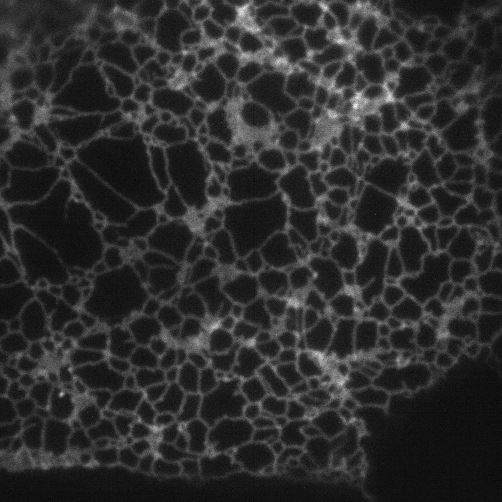
#> input picture data/raw/biosr_er_lowres_input.tif, 502 x 502 px
$ python tubule_width.py
#> lines starting #> are read from the running program, lines starting #| are printed output that depends on the picture; after the words box and inside, x2 and y2 are one past the last pixel; in counts of white or black regions, pixels touching at a corner belong together
### common/stats.py
"""Small statistics helpers that refuse undefined results instead of returning NaN."""
from __future__ import annotations

import numpy as np


def finite_values(values, *, name: str, n_min: int = 1) -> np.ndarray:
    """Return values as a 1D float array; raise if fewer than n_min values or any is not finite."""
    a = np.asarray(values, dtype=float)
    if a.ndim > 1:
        raise ValueError(f"{name}: expected a 1D sample, got shape {a.shape} (a 2D input used to be flattened silently)")
    a = a.ravel()
    if a.size < n_min:
        raise ValueError(f"{name}: need at least {n_min} values, got {a.size}")
    if not np.all(np.isfinite(a)):
        raise ValueError(f"{name}: contains NaN or infinite values")
    return a


# [8 lines left out: function pearson_r, not called in this run]

### fig2/code/tubule_width.py
"""ER tubule width (FWHM) at the same locations in the low-res input (bilinear-upsampled to the 2x grid), the prediction and
the higher-resolution reference.

Locations (revised 17 Oct 2026 after the code audit; the earlier rule sampled every 12th image row and so over-weighted
horizontal tubules): simple line points (no ends, no branches) of the skeleton of the thresholded REFERENCE, away from the
image border, thinned to a minimum Euclidean spacing of SPACING_PX in a fixed order (row, then column), so the sampling
density along a tubule does not depend on its orientation. The reference defines where tubules are; whether the
prediction has a tubule there is recorded separately (a prediction line point within MATCH_PX).

At each location the profile is taken perpendicular to the local tubule direction (structure tensor of the reference),
3 px wide, in every image. A location is used only if the FWHM is defined in all four profiles; every exclusion is
counted per reason. Noise floor: the reference measured at the same point and 2 px (62.6 nm) further along the tubule.
"""
from __future__ import annotations

import json

import numpy as np
import tifffile
from scipy import ndimage as ndi
from skimage import feature, filters, morphology

from common.metadata import BIOSR_GRID_PX_NM as PX   # nm per pixel on the 2x grid (low-res 62.6 nm, 2x grid 31.3 nm)
from common.paths import RAW as U
from common.stats import finite_values

BORDER_PX = 20
SPACING_PX = 12          # minimum distance between sampled locations (same value as the former row step)
MATCH_PX = 3             # a prediction line point within this distance = the prediction has a tubule here
PROFILE_T = np.arange(-12, 12.5, 0.5)
IMAGES = ("low_res", "predicted", "reference", "reference_2px")


def line_points(im: np.ndarray) -> np.ndarray:
    """Simple skeleton points (exactly two neighbours) of the Otsu-thresholded, Gaussian-smoothed image."""
    gi = filters.gaussian(im, 1)
    sk = morphology.skeletonize(gi > filters.threshold_otsu(gi))
    nb = ndi.convolve(sk.astype(int), np.ones((3, 3)), mode="constant") - 1
    return sk & (nb == 2)


def sample_min_distance(points: np.ndarray, spacing: float) -> np.ndarray:
    """Keep points (N x 2, row/col) in row-then-column order, skipping any closer than `spacing` to a kept point."""
    order = np.lexsort((points[:, 1], points[:, 0]))
    kept: list[np.ndarray] = []
    grid: dict[tuple[int, int], list[np.ndarray]] = {}
    cell = spacing
    for p in points[order]:
        gy, gx = int(p[0] // cell), int(p[1] // cell)
        near = [q for dy in (-1, 0, 1) for dx in (-1, 0, 1) for q in grid.get((gy + dy, gx + dx), [])]
        if all(np.hypot(*(p - q)) >= spacing for q in near):
            kept.append(p)
            grid.setdefault((gy, gx), []).append(p)
    return np.array(kept, dtype=int).reshape(-1, 2)


def fwhm(p: np.ndarray) -> float:
    """Full width at half maximum (in samples) of the peak nearest the profile centre; NaN if undefined."""
    p = p - p.min()
    if p.max() <= 0:
        return np.nan
    c = len(p) // 2
    pk = c - 3 + int(np.argmax(p[c - 3:c + 4]))
    half = p[pk] / 2
    left = pk
    while left > 0 and p[left] > half:
        left -= 1
    right = pk
    while right < len(p) - 1 and p[right] > half:
        right += 1
    if left == 0 or right == len(p) - 1:
        return np.nan
    lx = left + (half - p[left]) / (p[left + 1] - p[left])            # linear interpolation at half maximum
    rx = right - 1 + (p[right - 1] - half) / (p[right - 1] - p[right])
    return rx - lx


def profile(im: np.ndarray, y: float, x: float, ny: float, nx: float) -> np.ndarray:
    """Mean of three parallel profiles (offsets -1, 0, 1 px) across the tubule."""
    return np.mean([ndi.map_coordinates(im, [y + PROFILE_T * ny + o * nx, x + PROFILE_T * nx - o * ny], order=1)
                    for o in (-1, 0, 1)], 0)


def summary(values) -> dict:
    v = finite_values(values, name="widths")
    return {"median_nm": round(float(np.median(v)), 1), "q25": round(float(np.percentile(v, 25)), 1),
            "q75": round(float(np.percentile(v, 75)), 1)}


def main() -> None:
    lr = tifffile.imread(U + "biosr_er_lowres_input.tif").astype(float)
#> lr: shape (502, 502) float64; min 0, max 65535, mean 11963.1
    pr = tifffile.imread(U + "biosr_er_rcan_prediction.tif").astype(float)
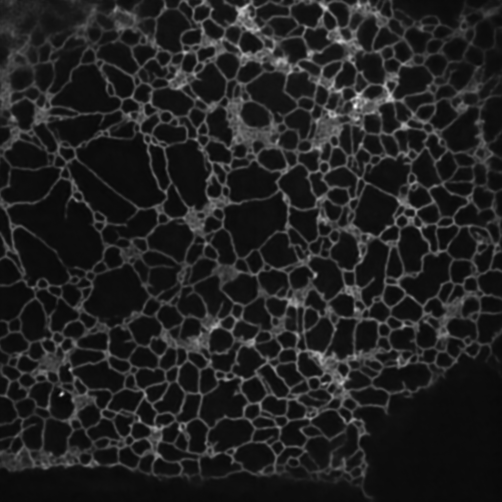
#> input picture data/raw/biosr_er_rcan_prediction.tif, 1004 x 1004 px (shown at 1/2 size)
#> pr: shape (1004, 1004) float64; min 0, max 255, mean 33.3
    hr = tifffile.imread(U + "biosr_er_highres_reference.tif").astype(float)
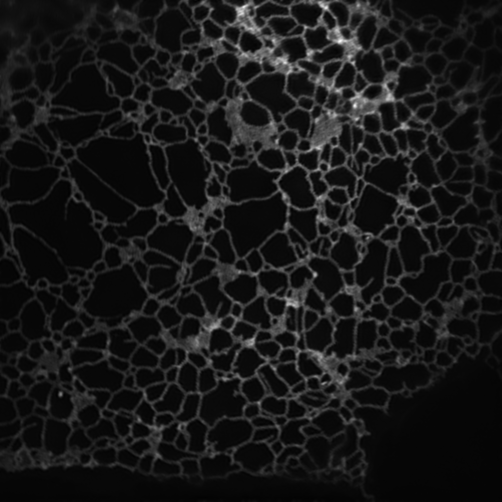
#> input picture data/raw/biosr_er_highres_reference.tif, 1004 x 1004 px (shown at 1/2 size)
#> hr: shape (1004, 1004) float64; min 0, max 65535, mean 6216.5
    if pr.shape != hr.shape or lr.shape != (hr.shape[0] // 2, hr.shape[1] // 2):
        raise ValueError(f"unexpected shapes: low-res {lr.shape}, prediction {pr.shape}, reference {hr.shape}")
    lr2 = ndi.zoom(lr, 2, order=1)[:hr.shape[0], :hr.shape[1]]
    images = {"low_res": lr2, "predicted": pr, "reference": hr, "reference_2px": hr}

    ref_pts = np.argwhere(line_points(hr))
#> in line_points, `sk = morphology.skeletonize(gi > filters.threshold_otsu(gi))`:
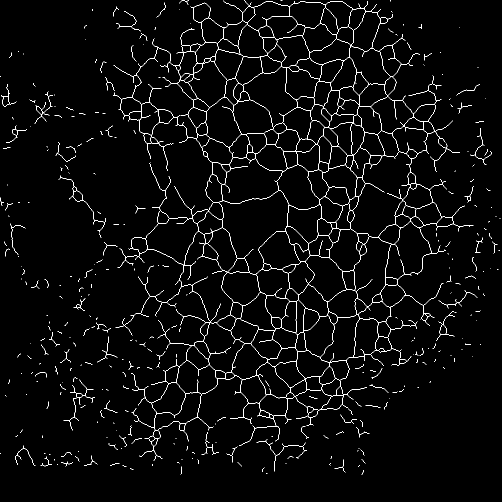
#> sk: shape (1004, 1004) bool (shown at 1/2 size); 2.6% white in thin lines or dots
#> in line_points, `nb = ndi.convolve(sk.astype(int), np.ones((3, 3)), mode="constant") - 1`: nb: shape (1004, 1004) int64; 8 distinct labels, from -1 to 6
#> in line_points, `return sk & (nb == 2)`:
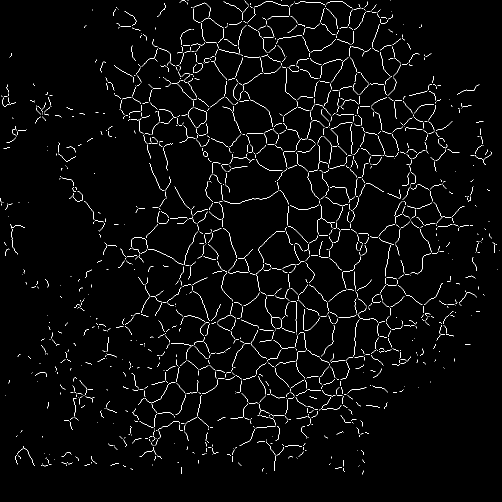
#> returned value: shape (1004, 1004) bool (shown at 1/2 size); 2.2% white in thin lines or dots
#> ref_pts = 22561 pairs, first value 0 to 948, second value 0 to 998
    inside = ((ref_pts[:, 0] > BORDER_PX) & (ref_pts[:, 0] < hr.shape[0] - BORDER_PX)
              & (ref_pts[:, 1] > BORDER_PX) & (ref_pts[:, 1] < hr.shape[1] - BORDER_PX))
    sampled = sample_min_distance(ref_pts[inside], SPACING_PX)
#> the loop in sample_min_distance, `for p in points[order]:` made 21944 passes
#> (p, gy, gx, near) on passes 6, 10, 13: ([21, 489], 1, 40, [[21, 481]]), ([21, 658], 1, 54, [[21, 646]]), ([22, 228], 1, 19, [[21, 229]])
#> after the loop in sample_min_distance, `for p in points[order]:`: grid = 1806 items; kept = 1856 pairs, first value 21 to 946, second value 21 to 982
#> sampled has the same summary as kept in sample_min_distance
    pred_near = ndi.distance_transform_edt(~line_points(pr)) <= MATCH_PX
#> in line_points (call 2), `sk = morphology.skeletonize(gi > filters.threshold_otsu(gi))`: sk: shape (1004, 1004) bool; 3.5% white in thin lines or dots
#> in line_points (call 2), `nb = ndi.convolve(sk.astype(int), np.ones((3, 3)), mode="constant") - 1`:
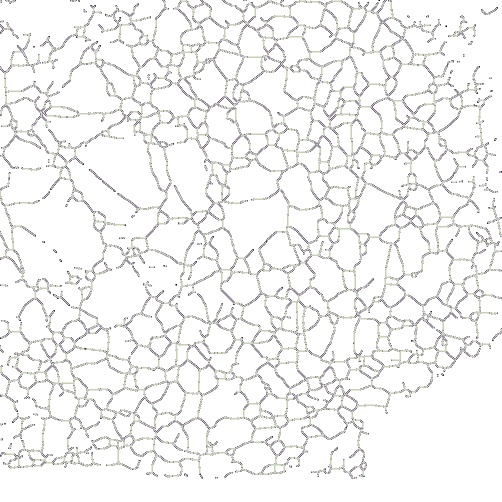
#> nb: shape (1004, 1004) int64 (shown at 1/2 size); 8 distinct labels, from -1 to 6; one colour per label, 0 black, -1 white
#> in line_points (call 2), `return sk & (nb == 2)`: returned value: shape (1004, 1004) bool; 3.1% white in thin lines or dots
#> pred_near: shape (1004, 1004) bool; 23.8% white; 59 white regions, largest, box (x1, y1, x2, y2) and area: (0, 0, 1004, 960) 230280, (80, 9, 204, 139) 2079, (895, 29, 953, 78) 929

    Arr, Arc, Acc = feature.structure_tensor(filters.gaussian(hr, 1), sigma=3, order="rc")
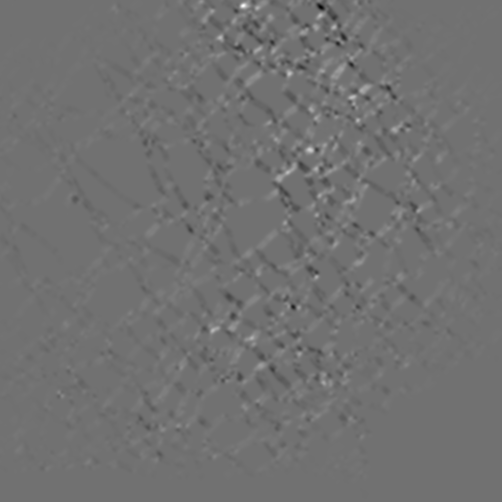
#> Arc: shape (1004, 1004) float64 (shown at 1/2 size); min -855754691.6, max 1.07e+09, mean 16634.9; drawn with min black and max white
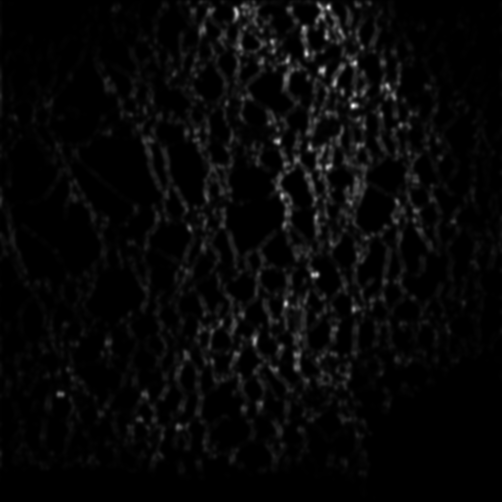
#> Acc: shape (1004, 1004) float64 (shown at 1/2 size); min 403, max 1.7e+09, mean 52575833.6; drawn with min black and max white
    out = {k: [] for k in IMAGES}
    out["prediction_has_tubule"] = []
    failed = {k: 0 for k in IMAGES}
    for y, x in sampled:
        w, v = np.linalg.eigh(np.array([[Arr[y, x], Arc[y, x]], [Arc[y, x], Acc[y, x]]]))
        ny, nx = v[:, 1]                                   # largest-eigenvalue direction = across the tubule
        ay, ax = v[:, 0]                                   # along the tubule
        vals = {k: fwhm(profile(images[k], y + (2 * ay if k == "reference_2px" else 0),
                                x + (2 * ax if k == "reference_2px" else 0), ny, nx)) * 0.5 * PX for k in IMAGES}
        for k in IMAGES:
            failed[k] += int(not np.isfinite(vals[k]))
        if all(np.isfinite(v_) for v_ in vals.values()):
            for k in IMAGES:
                out[k].append(round(float(vals[k]), 1))
            out["prediction_has_tubule"].append(bool(pred_near[y, x]))
#> this loop made 1856 passes
#> (y, x) on passes 15 to 17: (24, 745), (29, 260), (30, 666)

    res = {k: summary(out[k]) for k in IMAGES}
    res["n_locations"] = len(out["reference"])
    d = np.array(out["predicted"]) - np.array(out["reference"])
    dn = np.array(out["reference_2px"]) - np.array(out["reference"])
    res["pred_minus_ref"] = {**summary(d), "median_abs_nm": round(float(np.median(np.abs(d))), 1)}
    res["noise_floor_ref_vs_ref_2px"] = {"median_nm": round(float(np.median(dn)), 1),
                                         "median_abs_nm": round(float(np.median(np.abs(dn))), 1)}
    has = np.array(out["prediction_has_tubule"])
    res["pred_minus_ref_where_prediction_has_tubule"] = {**summary(d[has]), "n": int(has.sum())}
    res["sampling"] = {"rule": f"reference line points, border {BORDER_PX} px, minimum spacing {SPACING_PX} px",
                       "reference_line_points": int(len(ref_pts)), "inside_border": int(inside.sum()),
                       "sampled": int(len(sampled)), "fwhm_undefined_by_image": failed,
                       "used_all_four_defined": res["n_locations"],
                       "prediction_has_tubule_within_px": MATCH_PX,
                       "fraction_with_prediction_tubule": round(float(has.mean()), 3)}
    res["px_nm_assumed"] = PX
    json.dump({"summary": res, "values": out}, open("panels/tubule_width.json", "w"), allow_nan=False)
    print(json.dumps(res, indent=1))
#> (printed output is left out)


if __name__ == "__main__":
    main()
